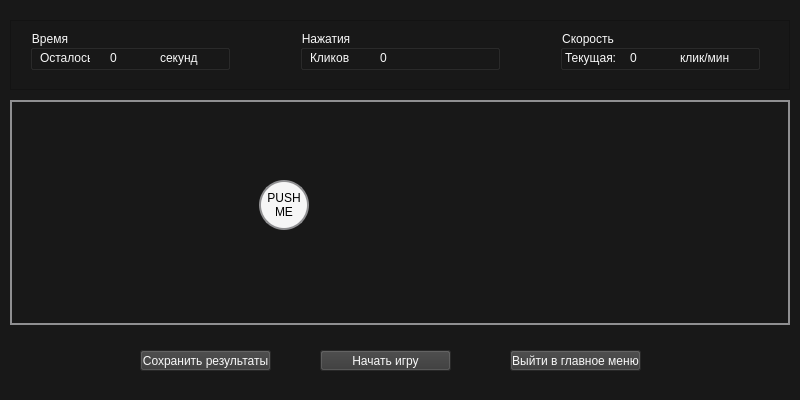
<?xml version="1.0" encoding="UTF-8"?>
<ui version="4.0">
 <class>InputWidget</class>
 <widget class="QWidget" name="InputWidget">
  <property name="geometry">
   <rect>
    <x>0</x>
    <y>0</y>
    <width>800</width>
    <height>400</height>
   </rect>
  </property>
  <property name="minimumSize">
   <size>
    <width>800</width>
    <height>400</height>
   </size>
  </property>
  <property name="maximumSize">
   <size>
    <width>800</width>
    <height>400</height>
   </size>
  </property>
  <property name="windowTitle">
   <string>CTB - Click The Button</string>
  </property>
  <property name="windowIcon">
   <iconset resource="../resouces.qrc">
    <normaloff>:/logo/logo/logo.ico</normaloff>:/logo/logo/logo.ico</iconset>
  </property>
  <property name="styleSheet">
   <string notr="true">color:#f8f8f8;
background-color:#181818;</string>
  </property>
  <widget class="QFrame" name="frame_input_main">
   <property name="geometry">
    <rect>
     <x>10</x>
     <y>20</y>
     <width>780</width>
     <height>70</height>
    </rect>
   </property>
   <property name="frameShape">
    <enum>QFrame::StyledPanel</enum>
   </property>
   <property name="frameShadow">
    <enum>QFrame::Raised</enum>
   </property>
   <widget class="QGroupBox" name="groupBox_input_time">
    <property name="geometry">
     <rect>
      <x>20</x>
      <y>10</y>
      <width>200</width>
      <height>40</height>
     </rect>
    </property>
    <property name="title">
     <string>Время</string>
    </property>
    <widget class="QLabel" name="label_input_time_remains">
     <property name="geometry">
      <rect>
       <x>80</x>
       <y>20</y>
       <width>50</width>
       <height>15</height>
      </rect>
     </property>
     <property name="minimumSize">
      <size>
       <width>50</width>
       <height>15</height>
      </size>
     </property>
     <property name="maximumSize">
      <size>
       <width>50</width>
       <height>15</height>
      </size>
     </property>
     <property name="text">
      <string>0</string>
     </property>
    </widget>
    <widget class="QLabel" name="label_3">
     <property name="geometry">
      <rect>
       <x>10</x>
       <y>20</y>
       <width>50</width>
       <height>15</height>
      </rect>
     </property>
     <property name="minimumSize">
      <size>
       <width>50</width>
       <height>15</height>
      </size>
     </property>
     <property name="maximumSize">
      <size>
       <width>50</width>
       <height>15</height>
      </size>
     </property>
     <property name="text">
      <string>Осталось:</string>
     </property>
    </widget>
    <widget class="QLabel" name="label_8">
     <property name="geometry">
      <rect>
       <x>130</x>
       <y>20</y>
       <width>50</width>
       <height>15</height>
      </rect>
     </property>
     <property name="minimumSize">
      <size>
       <width>50</width>
       <height>15</height>
      </size>
     </property>
     <property name="maximumSize">
      <size>
       <width>50</width>
       <height>15</height>
      </size>
     </property>
     <property name="text">
      <string>секунд</string>
     </property>
    </widget>
   </widget>
   <widget class="QGroupBox" name="groupBox_input_speed">
    <property name="geometry">
     <rect>
      <x>550</x>
      <y>10</y>
      <width>200</width>
      <height>40</height>
     </rect>
    </property>
    <property name="minimumSize">
     <size>
      <width>0</width>
      <height>15</height>
     </size>
    </property>
    <property name="sizeIncrement">
     <size>
      <width>0</width>
      <height>15</height>
     </size>
    </property>
    <property name="title">
     <string>Скорость</string>
    </property>
    <widget class="QLabel" name="label_6">
     <property name="geometry">
      <rect>
       <x>5</x>
       <y>20</y>
       <width>50</width>
       <height>15</height>
      </rect>
     </property>
     <property name="minimumSize">
      <size>
       <width>50</width>
       <height>15</height>
      </size>
     </property>
     <property name="maximumSize">
      <size>
       <width>50</width>
       <height>15</height>
      </size>
     </property>
     <property name="text">
      <string>Текущая:</string>
     </property>
    </widget>
    <widget class="QLabel" name="label_input_speed_current_per_min">
     <property name="geometry">
      <rect>
       <x>70</x>
       <y>20</y>
       <width>50</width>
       <height>15</height>
      </rect>
     </property>
     <property name="minimumSize">
      <size>
       <width>50</width>
       <height>15</height>
      </size>
     </property>
     <property name="maximumSize">
      <size>
       <width>50</width>
       <height>15</height>
      </size>
     </property>
     <property name="sizeIncrement">
      <size>
       <width>0</width>
       <height>0</height>
      </size>
     </property>
     <property name="text">
      <string>0</string>
     </property>
    </widget>
    <widget class="QLabel" name="label_11">
     <property name="geometry">
      <rect>
       <x>120</x>
       <y>20</y>
       <width>50</width>
       <height>15</height>
      </rect>
     </property>
     <property name="minimumSize">
      <size>
       <width>50</width>
       <height>15</height>
      </size>
     </property>
     <property name="maximumSize">
      <size>
       <width>50</width>
       <height>15</height>
      </size>
     </property>
     <property name="text">
      <string>клик/мин</string>
     </property>
    </widget>
   </widget>
   <widget class="QGroupBox" name="groupBox_input_time_2">
    <property name="geometry">
     <rect>
      <x>290</x>
      <y>10</y>
      <width>200</width>
      <height>40</height>
     </rect>
    </property>
    <property name="title">
     <string>Нажатия</string>
    </property>
    <widget class="QLabel" name="label_input_amount_clicks">
     <property name="geometry">
      <rect>
       <x>80</x>
       <y>20</y>
       <width>50</width>
       <height>15</height>
      </rect>
     </property>
     <property name="minimumSize">
      <size>
       <width>50</width>
       <height>15</height>
      </size>
     </property>
     <property name="maximumSize">
      <size>
       <width>50</width>
       <height>15</height>
      </size>
     </property>
     <property name="text">
      <string>0</string>
     </property>
    </widget>
    <widget class="QLabel" name="label_4">
     <property name="geometry">
      <rect>
       <x>10</x>
       <y>20</y>
       <width>50</width>
       <height>15</height>
      </rect>
     </property>
     <property name="minimumSize">
      <size>
       <width>50</width>
       <height>15</height>
      </size>
     </property>
     <property name="maximumSize">
      <size>
       <width>50</width>
       <height>15</height>
      </size>
     </property>
     <property name="text">
      <string>Кликов</string>
     </property>
    </widget>
   </widget>
  </widget>
  <widget class="QPushButton" name="pushButton_input_save">
   <property name="geometry">
    <rect>
     <x>140</x>
     <y>350</y>
     <width>131</width>
     <height>21</height>
    </rect>
   </property>
   <property name="focusPolicy">
    <enum>Qt::NoFocus</enum>
   </property>
   <property name="styleSheet">
    <string notr="true">background-color:#383838;</string>
   </property>
   <property name="text">
    <string>Сохранить результаты</string>
   </property>
  </widget>
  <widget class="QPushButton" name="pushButton_input_quit">
   <property name="geometry">
    <rect>
     <x>510</x>
     <y>350</y>
     <width>131</width>
     <height>21</height>
    </rect>
   </property>
   <property name="focusPolicy">
    <enum>Qt::NoFocus</enum>
   </property>
   <property name="styleSheet">
    <string notr="true">background-color:#383838;</string>
   </property>
   <property name="text">
    <string>Выйти в главное меню</string>
   </property>
  </widget>
  <widget class="QPushButton" name="pushButton_input_start">
   <property name="geometry">
    <rect>
     <x>320</x>
     <y>350</y>
     <width>131</width>
     <height>21</height>
    </rect>
   </property>
   <property name="focusPolicy">
    <enum>Qt::NoFocus</enum>
   </property>
   <property name="styleSheet">
    <string notr="true">background-color:#383838;</string>
   </property>
   <property name="text">
    <string>Начать игру</string>
   </property>
  </widget>
  <widget class="QWidget" name="widget_input_gamespace" native="true">
   <property name="geometry">
    <rect>
     <x>10</x>
     <y>100</y>
     <width>780</width>
     <height>225</height>
    </rect>
   </property>
   <property name="styleSheet">
    <string notr="true">border: 2px solid #8f8f91;
</string>
   </property>
   <widget class="QPushButton" name="pushButton_active">
    <property name="geometry">
     <rect>
      <x>249</x>
      <y>80</y>
      <width>50</width>
      <height>50</height>
     </rect>
    </property>
    <property name="sizePolicy">
     <sizepolicy hsizetype="Fixed" vsizetype="Fixed">
      <horstretch>0</horstretch>
      <verstretch>0</verstretch>
     </sizepolicy>
    </property>
    <property name="styleSheet">
     <string notr="true">background-color: #f6f6f6;
color: black;
border-radius: 25px;
border: 2px solid #8f8f91;
</string>
    </property>
    <property name="text">
     <string>PUSH
ME</string>
    </property>
   </widget>
  </widget>
 </widget>
 <resources>
  <include location="../resouces.qrc"/>
 </resources>
 <connections/>
</ui>
